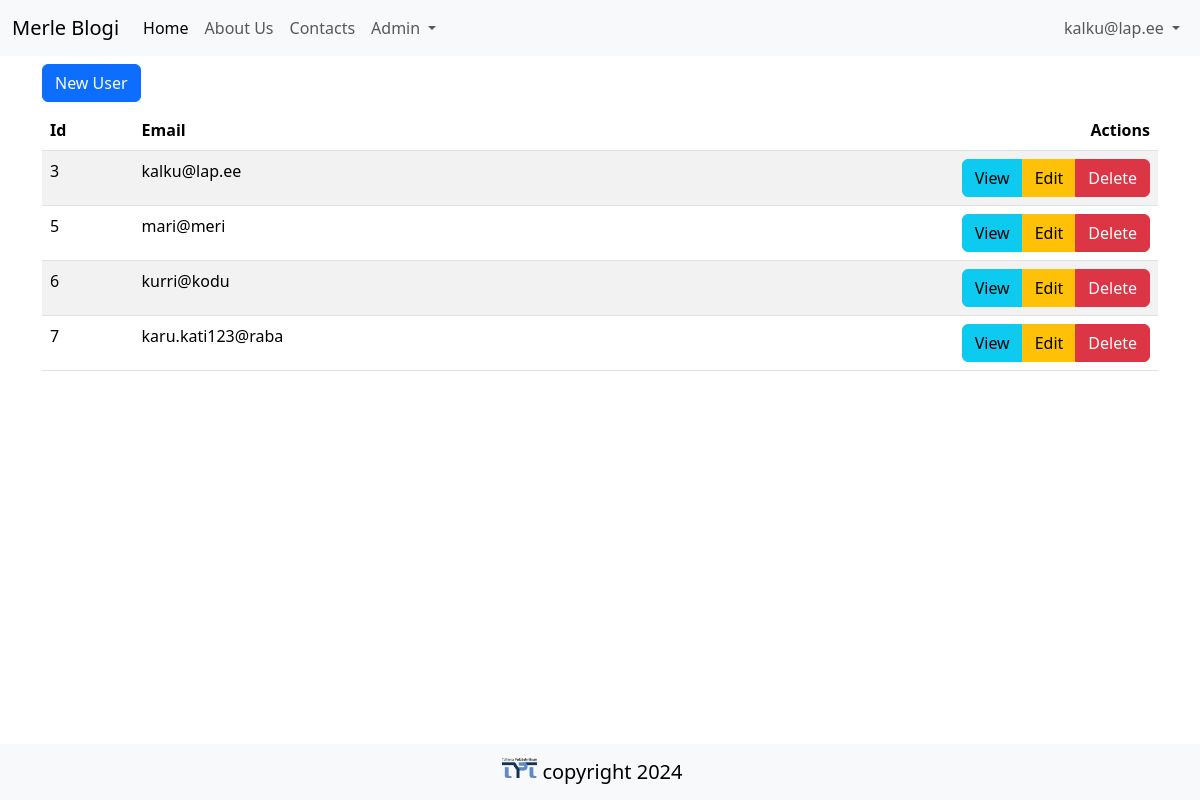
Before: /admin/users (signed in) with the older database file.
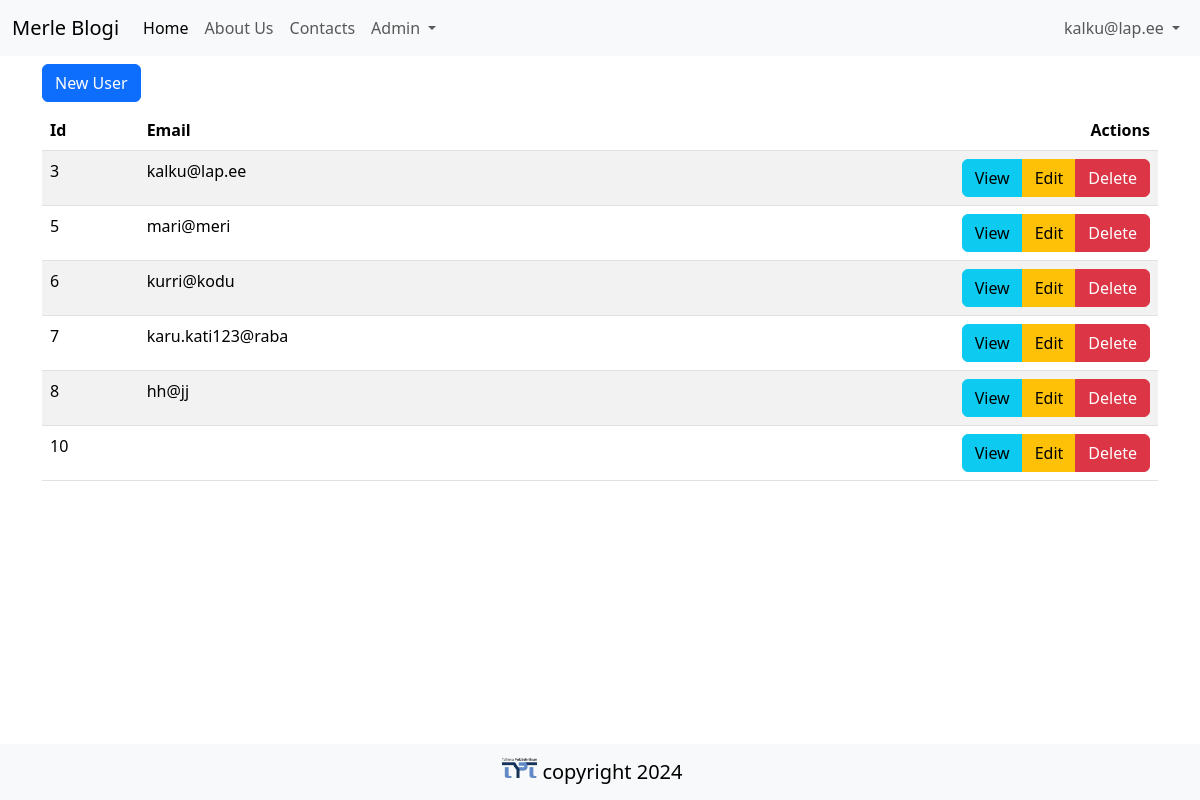
After: the same page with the newer database file.
### tables this page shows
CREATE TABLE users
(
    id       integer
        constraint users_pk
            primary key autoincrement,
    email    text not null
        constraint users_pk2
            unique,
    password text not null
);

### src/Controllers/UsersController.php (called while the page is built, shortened)
<?php
class UsersController {
    public function index() {
        $users = User::all();
        include 'views/users/index.php';
    }
}

### src/DB.php (called while the page is built, shortened)
<?php
class DB {
    public $conn;
    public function __construct()
    {
        try {
            $this->conn = new PDO("sqlite:" . __DIR__ . "/../db.sqlite");
            $this->conn->setAttribute(PDO::ATTR_ERRMODE, PDO::ERRMODE_EXCEPTION);
        } catch(PDOException $e) {
            echo "Connection failed: " . $e->getMessage();
          }
    }
    public function all($table, $class){
        $stmt = $this->conn->prepare("SELECT * FROM $table");
        $stmt->execute();
        $stmt->setFetchMode(PDO::FETCH_CLASS, $class);
        return $stmt->fetchAll();
    }
    public function find($table, $class, $id){
        $stmt = $this->conn->prepare("SELECT * FROM $table WHERE id=$id");
        $stmt->execute();
        $stmt->setFetchMode(PDO::FETCH_CLASS, $class);
        return $stmt->fetch();
    }
}

### src/Models/Model.php (called while the page is built, shortened)
<?php
class Model {
    public static $table;
    public static function all(){
        $db = new DB();
        return $db->all(static::$table, static::class);
    }
    public static function find($id) {
        $db = new DB();
        return $db ->find(static::$table, static::class, $id);
    }
}

### src/Models/User.php (called while the page is built, shortened)
<?php
class User extends Model{
    public static function auth() {
        if(isset($_SESSION['user_id'])) {
            return User::find($_SESSION['user_id']);
        }
            return null;
    }
}

### helpers.php (called while the page is built, shortened)
<?php
function auth(){
    return User::auth();
}

### views/users/index.php (the view)
<?php include 'views/partials/header.php' ?>
    <a href="/admin/users/new" class="btn btn-primary my-2">New User</a>
    <table class="table table-striped table-hover">
        <thead>
            <th>Id</th>
            <th>Email</th>
            <th class="text-end">Actions</th>
        </thead>
        <tbody>
            <?php foreach($users as $user): ?>
            <tr>
                <td><?=$user->id?></td>
                <td><?=$user->email?></td>
                <td class="text-end">
                <div class="btn-group" role="group" aria-label="Basic example">
                    <a class="btn btn-info" href="/admin/users/show?id=<?=$user->id?>">View</a>
                    <a class="btn btn-warning"href="/admin/users/edit?id=<?=$user->id?>">Edit</a>
                    <a class="btn btn-danger"href="/admin/users/delete?id=<?=$user->id?>">Delete</a>
                </div>
                </td>
            </tr>
            <?php endforeach; ?>
        </tbody>
    </table>
<?php include 'views/partials/footer.php' ?>

### views/partials/nav.php (shortened to what this page needs)
<nav class="navbar navbar-expand-lg bg-body-tertiary">
  <div class="container-fluid">
    <a class="navbar-brand" href="/">Merle Blogi</a>
    <div class="collapse navbar-collapse justify-content-between" id="navbarNav">
      <ul class="navbar-nav">
        <li class="nav-item">
          <a class="nav-link active" aria-current="page" href="/">Home</a>
        </li>
        <li class="nav-item">
          <a class="nav-link" href="/about">About Us</a>
        </li>
        <li class="nav-item">
          <a class="nav-link" href="/contacts">Contacts</a>
        </li>
        <?php if(auth()): ?>
        <li class="nav-item dropdown">
          <a class="nav-link dropdown-toggle" href="#" role="button" data-bs-toggle="dropdown" aria-expanded="false">
            Admin
          </a>
        </li>
        <?php endif ?>
      </ul>
      <ul class="navbar-nav">
        <?php if(auth()): ?>
          <li class="nav-item dropdown">
            <a class="nav-link dropdown-toggle" href="#" role="button" data-bs-toggle="dropdown" aria-expanded="false">
            <?=auth()->email?>
            </a>
        </li>
        <?php endif ?>
    </ul>
    </div>
  </div>
</nav>

Changed rows visible on the page:
added users: id "8", email "hh@jj"
added users: id "10"
